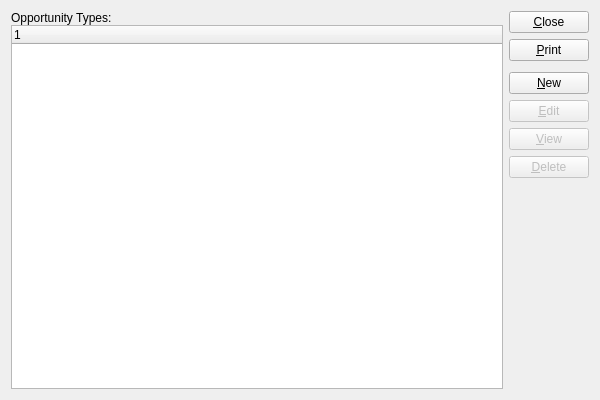
<?xml version="1.0" encoding="UTF-8"?>
<ui version="4.0">
 <comment>This file is part of the xTuple ERP: PostBooks Edition, a free and
open source Enterprise Resource Planning software suite,
Copyright (c) 1999-2011 by OpenMFG LLC, d/b/a xTuple.
It is licensed to you under the Common Public Attribution License
version 1.0, the full text of which (including xTuple-specific Exhibits)
is available at www.xtuple.com/CPAL.  By using this software, you agree
to be bound by its terms.</comment>
 <class>opportunityTypes</class>
 <widget class="QWidget" name="opportunityTypes">
  <property name="geometry">
   <rect>
    <x>0</x>
    <y>0</y>
    <width>600</width>
    <height>400</height>
   </rect>
  </property>
  <property name="windowTitle">
   <string>List Opportunity Types</string>
  </property>
  <layout class="QGridLayout" name="gridLayout">
   <item row="0" column="0">
    <layout class="QVBoxLayout">
     <property name="spacing">
      <number>0</number>
     </property>
     <item>
      <widget class="QLabel" name="_oplistLit">
       <property name="text">
        <string>Opportunity Types:</string>
       </property>
      </widget>
     </item>
     <item>
      <widget class="XTreeWidget" name="_oplist"/>
     </item>
    </layout>
   </item>
   <item row="0" column="1">
    <layout class="QVBoxLayout" name="verticalLayout">
     <item>
      <widget class="QPushButton" name="_close">
       <property name="text">
        <string>&amp;Close</string>
       </property>
      </widget>
     </item>
     <item>
      <widget class="QPushButton" name="_print">
       <property name="text">
        <string>&amp;Print</string>
       </property>
      </widget>
     </item>
     <item>
      <spacer name="verticalSpacer">
       <property name="orientation">
        <enum>Qt::Vertical</enum>
       </property>
       <property name="sizeType">
        <enum>QSizePolicy::Preferred</enum>
       </property>
       <property name="sizeHint" stdset="0">
        <size>
         <width>20</width>
         <height>5</height>
        </size>
       </property>
      </spacer>
     </item>
     <item>
      <widget class="QPushButton" name="_new">
       <property name="text">
        <string>&amp;New</string>
       </property>
      </widget>
     </item>
     <item>
      <widget class="QPushButton" name="_edit">
       <property name="enabled">
        <bool>false</bool>
       </property>
       <property name="text">
        <string>&amp;Edit</string>
       </property>
      </widget>
     </item>
     <item>
      <widget class="QPushButton" name="_view">
       <property name="enabled">
        <bool>false</bool>
       </property>
       <property name="text">
        <string>&amp;View</string>
       </property>
      </widget>
     </item>
     <item>
      <widget class="QPushButton" name="_delete">
       <property name="enabled">
        <bool>false</bool>
       </property>
       <property name="text">
        <string>&amp;Delete</string>
       </property>
      </widget>
     </item>
     <item>
      <spacer>
       <property name="orientation">
        <enum>Qt::Vertical</enum>
       </property>
       <property name="sizeType">
        <enum>QSizePolicy::Expanding</enum>
       </property>
       <property name="sizeHint" stdset="0">
        <size>
         <width>20</width>
         <height>20</height>
        </size>
       </property>
      </spacer>
     </item>
    </layout>
   </item>
  </layout>
 </widget>
 <layoutdefault spacing="6" margin="11"/>
 <pixmapfunction>qPixmapFromMimeSource</pixmapfunction>
 <customwidgets>
  <customwidget>
   <class>XTreeWidget</class>
   <extends>QTreeWidget</extends>
   <header>xtreewidget.h</header>
   <container>1</container>
  </customwidget>
 </customwidgets>
 <tabstops>
  <tabstop>_oplist</tabstop>
  <tabstop>_new</tabstop>
  <tabstop>_edit</tabstop>
  <tabstop>_view</tabstop>
  <tabstop>_delete</tabstop>
  <tabstop>_print</tabstop>
  <tabstop>_close</tabstop>
 </tabstops>
 <resources/>
 <connections>
  <connection>
   <sender>_oplist</sender>
   <signal>valid(bool)</signal>
   <receiver>_view</receiver>
   <slot>setEnabled(bool)</slot>
   <hints>
    <hint type="sourcelabel">
     <x>20</x>
     <y>20</y>
    </hint>
    <hint type="destinationlabel">
     <x>20</x>
     <y>20</y>
    </hint>
   </hints>
  </connection>
  <connection>
   <sender>_close</sender>
   <signal>clicked()</signal>
   <receiver>opportunityTypes</receiver>
   <slot>close()</slot>
   <hints>
    <hint type="sourcelabel">
     <x>20</x>
     <y>20</y>
    </hint>
    <hint type="destinationlabel">
     <x>20</x>
     <y>20</y>
    </hint>
   </hints>
  </connection>
 </connections>
</ui>
